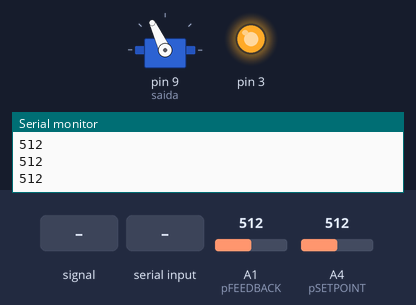
The sketch below on a simulated Arduino Uno, built with avr-gcc and run on an emulated ATmega328P. On the bench: servo, output pins drawn as LEDs (lit = HIGH), the last lines printed to the serial monitor. The test bench sets the inputs (shaded band); at power-on: A1 (pFEEDBACK) = 512, A4 (pSETPOINT) = 512.

Above: at 6.2 s.
6.3 s: A1 (pFEEDBACK) fed a 200 Hz sine of ±81 counts around its level
At 6.76 s:
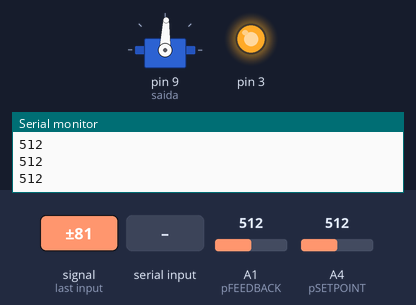
9.3 s: A1 (pFEEDBACK) set to 716
10.8 s: A1 (pFEEDBACK) fed a 2 Hz sine of ±306 counts around its level
At 11.13 s:
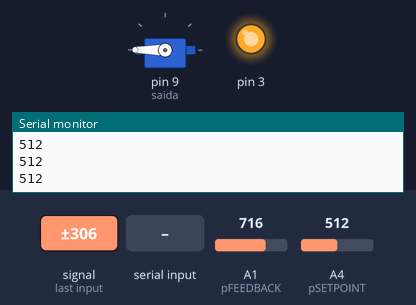
At 11.89 s:
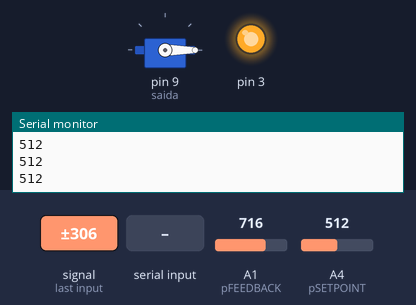
13.8 s: A4 (pSETPOINT) set to 90
16.8 s: byte 30 received over Serial
19.8 s: A1 (pFEEDBACK) set to 900
At 20.9 s:
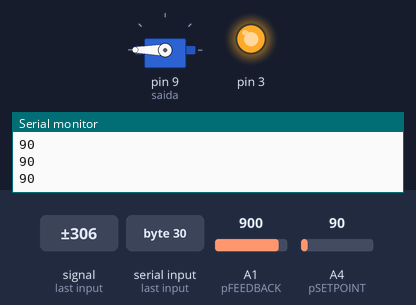
Timing chart, 0 to 22.3 s (numbered marks = the images above; inputs shaded):
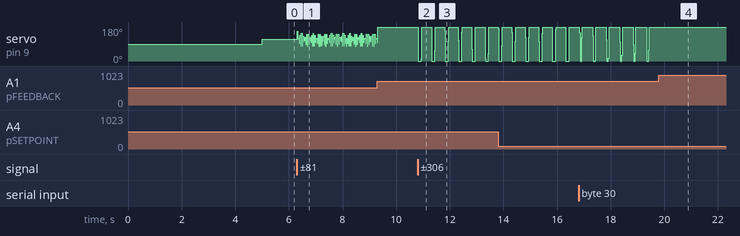

The sketch:

Direcao_Eletrica.ino
```cpp
#include <Servo.h>

Servo saida;

class PID {
  public:

    double error;
    double sample;
    double lastSample;
    double kP, kI, kD;
    double P, I, D;
    double pid;

    double setPoint;
    long lastProcess;

    PID(double _kP, double _kI, double _kD) {
      kP = _kP;
      kI = _kI;
      kD = _kD;
    }

    void addNewSample(double _sample) {
      sample = _sample;
    }

    void setSetPoint(double _setPoint) {
      setPoint = _setPoint;
    }

    double process() {
      // Implementação P ID
      error = setPoint - sample;
      float deltaTime = (millis() - lastProcess) / 1000.0;
      lastProcess = millis();

      //P
      P = error * kP;

      //I
      I = I + (error * kI) * deltaTime;

      //D
      D = (lastSample - sample) * kD / deltaTime;
      lastSample = sample;

      // Soma tudo
      pid = P + I + D;

      if (pid < -100) {
        pid = -100;
      }

      if (pid > 100) {
        pid = 100;
      }
      return pid;
    }
};

#define pSETPOINT       A4
#define pFEEDBACK       A1

//PID Pid(0.8, 0.0, 0.05);
PID Pid(3.0, 0.0, 0.0);

long setPoint = 127;
long setPointSerial = 127;
//long setPoint = 0;
long posicao = 0;
int outputValue = 0;

int controlePwm = 50;

void setup() {
  Serial.begin(115200);
  pinMode(3, OUTPUT);
  digitalWrite(3, HIGH);
  saida.attach(9);
  delay(5000);
}

int valorSerial = 127;

void loop() {
  //setPoint = 0;
  posicao = 0;


  //    for(int i = 0; i < 100; i++){
  //      setPoint = setPoint + analogRead(pSETPOINT);
  //    }
  //    setPoint = map( (setPoint/100) , 0, 1023, 140, -140);


  valorSerial = Serial.read();
  if (valorSerial != -1 && valorSerial < 255 && valorSerial > 0) {
    setPointSerial = valorSerial;
  }
  Serial.println(analogRead(pSETPOINT));
  setPoint = map(setPointSerial, 0, 255, -140, 140);

  Pid.setSetPoint(setPoint);

  for (int i = 0; i < 100; i++) {
    posicao = posicao + analogRead(pFEEDBACK);
  }
  posicao = map( (posicao / 100) , 438, 578, -140, 140);
  Pid.addNewSample(posicao);

  // Converte para controle
  controlePwm = (Pid.process());
  controlePwm = map( controlePwm , -100, 100, 180, 0);

  //    Serial.print("Set Point = ");
  //    Serial.print(setPoint);
  //    Serial.print("\t Posicao = ");
  //    Serial.print(posicao);
  //    Serial.print("\t Saida = ");
  //    Serial.println(controlePwm);

  // Saída do controle
  saida.write(controlePwm);
  delay(2);
}
```

Measured:
- after the input at 19.8 s, servo on pin 9 (saida): stops changing and stays 180°
